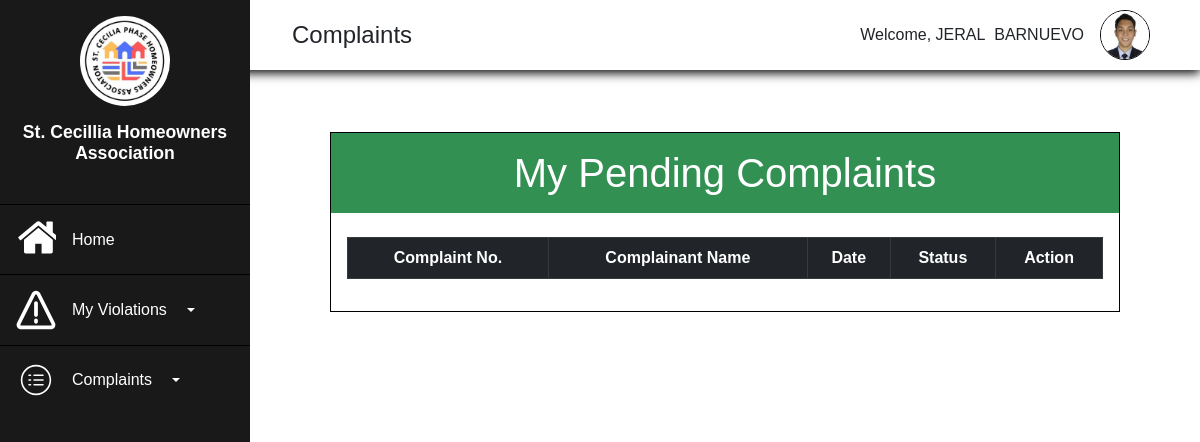
The page /Homeowners/PendingCom.php (signed in) on the database its author committed.
### tables this page shows
CREATE TABLE `homeowners` (
  `Homeowners_ID` int(11) NOT NULL,
  `Account_Number` varchar(255) NOT NULL,
  `First_Name` varchar(255) NOT NULL,
  `Last_Name` varchar(255) NOT NULL,
  `Gender` varchar(255) NOT NULL,
  `Age` int(255) NOT NULL,
  `ContactNo` varchar(255) NOT NULL,
  `Address` varchar(255) NOT NULL,
  `Birthdate` date NOT NULL,
  `Email` varchar(255) NOT NULL,
  `Image` varchar(255) NOT NULL,
  `Password` varchar(255) NOT NULL,
  `Confirm_Password` varchar(255) NOT NULL,
  `VerificationCode` varchar(255) NOT NULL,
  `verified` int(10) NOT NULL DEFAULT 0,
  `date_registered` datetime NOT NULL DEFAULT current_timestamp()
);

### Homeowners/PendingCom.php (the view, shortened to what this page needs)
<?php
    require("../Admin/process.php");
?>
<!DOCTYPE html>
<html lang="en">
<head>
    <link rel="stylesheet" href="https://use.fontawesome.com/releases/v5.15.4/css/all.css">
    <link rel="stylesheet" href="all.css">
    <link href="https://cdn.jsdelivr.net/npm/bootstrap@5.1.3/dist/css/bootstrap.min.css" rel="stylesheet">
    <link rel="stylesheet" href="homeowners-dash.css">
    <link rel="stylesheet" type="text/css" href="https://cdnjs.cloudflare.com/ajax/libs/twitter-bootstrap/5.1.3/css/bootstrap.min.css"/>
    <link rel="stylesheet" type="text/css" href="https://cdn.datatables.net/v/bs5/jszip-2.5.0/dt-1.12.1/b-2.2.3/b-colvis-2.2.3/b-html5-2.2.3/b-print-2.2.3/datatables.min.css"/>
</head>
<body>
    <?php
    if(!empty($_SESSION['Homeowners_ID'])){
        $HomeownersID=$_SESSION['Homeowners_ID'];
        $result=mysqli_query($conn, "SELECT*FROM homeowners WHERE Homeowners_ID='$HomeownersID'");
        $row=mysqli_fetch_assoc($result);
    }
?>
    <div class="main">
    <div class="side">
        <div class="logo">
            <img src="../Assets/logo.jpg" alt="" width="90px">
            <h2>St. Cecillia Homeowners Association</h2>
        </div>
        <div class="button">
            <ul class="side-button">
                <a href="Homeowners-dash.php"><button class="buttn">
                    <p>Home</p>
                </button></a>
                <button class="buttn buttn-primary dropdown-toggle" data-bs-toggle="dropdown">
                    <p>My Violations</p>
                </button>
                <button type="button" class="buttn buttn-primary dropdown-toggle" data-bs-toggle="dropdown">
                    <p>Complaints</p>
                </button>
            </ul>
        </div>
    </div>
    <div class="top">
        <div class="burger">
            <p>Complaints</p>
        </div>
        <div class="profile">
        <div class="welcome"><p>Welcome, <?php echo $row['First_Name'], "&nbsp;&nbsp;",$row['Last_Name']; ?></p></div>
        <div class="image" onclick="Dropmenu();">
                <img src="../Register/imgs/<?php echo $row['Image']; ?>" alt="" width="50px">
            </div>
        </div>
    </div>
    <div class="body content">
    <div class="container11">
        <div class="table-violations">
        <h1>My Pending Complaints</h1>
        <div class="table-1">
        <table class="table table-bordered table-hover" id="mytable" >
            <thead class="table-dark">
            <th class="text-center">Complaint No.</th>
            <th class="text-center">Complainant Name</th>
            <th class="text-center">Date</th>
            <th class="text-center">Status</th>
            <th class="text-center">Action</th>
            </thead>
        </table>
    </div>
    </div>
    </div>
    </div>
</div>
</body>
</html>

### Homeowners/all.css (style rules this page uses)
* { box-sizing: border-box; margin:0; padding:0; font-family: 'Poppins', sans-serif; }
:root { --side:#191919; --top:#ffffff; --body:#ffffff; --font-text:#000000; --main-color:#59CE8F; --secondary:#319052; --hover:#65C18C; }
html,body { height: 100%; width:100%; padding:0; margin: 0; }
.main { display: grid; grid-template-columns: 250px 1fr; grid-template-rows: 100px 1fr; grid-template-areas: "side head head" "side body body" "side body body"; height: 100vh; width: 100%; }
.side { grid-area:side; display: flex; flex-direction: column; align-items: center; gap:1rem; background:var(--side); padding:0; width:100%; height: 100%; max-width: 250px; z-index: 999; position: fixed; top:0; left:0; }
.side>.logo { display: flex; flex-direction: column; align-items: center; justify-content: center; text-align: center; gap:1rem; padding:1rem; }
.side>.logo>h2 { font-size:1.1rem; font-weight: 600; color: #FFFFFF; }
.side>.logo>img { border-radius:100%; }
svg { fill:#FFFFFF; width: 40px; height: 50px; }
.side-button { padding:0; margin:0; display: flex; flex-direction: column; }
.button { width: 100%; }
.buttn { width: 100%; padding:.6rem; background-color:var(--side); color:#FFFFFF; border-top:1px solid black; border-left:none; border-right:none; border-bottom: none; display:flex; align-items: center; transition: .5s; }
.button>.side-button>a { text-decoration: none; }
.button>.side-button>a>.buttn { display: flex; align-items: center; justify-content: flex-start; gap:1rem; font-size: 1rem; text-align:center; padding-left:1rem; }
.button>.side-button>a>.buttn>p { padding:0; margin:0; }
.buttn { display: flex; align-items: center; padding-left:1rem; gap:1rem; font-size: 1rem; text-align:center; }
.buttn>p { margin:0; padding:0; }
.top { grid-area:head; display: flex; align-items: center; justify-content: space-between; padding: 1rem 1rem; background:var(--top); box-shadow:0 3px 10px black ; position: fixed; top:0; left:0; height:80px; z-index:90; width:100%; height: 70px; padding-left:260px; padding-right:50px; }
.burger { display: flex; flex-direction: row; align-items: center; gap:1rem; padding-left:2rem; }
.top>.profile { display: flex; align-items: center; gap:1rem; }
.top>.burger>p { margin:0; font-size: 1.5rem; }
.top>.profile>.welcome { display: flex; align-items: center; justify-content: center; }
.top>.profile>.welcome>p { margin:0; }
.top>.profile>.image { border: 1px black solid; width: 50px; height: 50px; border-radius: 100%; position: relative; overflow: hidden; cursor:pointer; transition:1s; }
.top>.profile>.image>img { position: absolute; top:0; left:0; width: 100%; height: 100%; object-fit:cover; }
.container11 { width: 100%; display: flex; align-items: flex-start; justify-content: center; }
.container11>.table-violations { border: 1px solid black; max-width:1300px; margin:2rem 5rem; width: 100%; }
.container11>.table-violations>h1 { background-color: var(--secondary); padding:1rem; text-align: center; color:var(--body); }
.container11>.table-violations>.table-1 { padding:1rem; }

### Homeowners/homeowners-dash.css (style rules this page uses)
.content { display: flex; align-items: center; justify-content: flex-start; flex-direction: column; background-color: #ffffff; height:100%; width: 100%; padding-left:250px; padding-top: 100px; overflow: scroll; position:absolute; }

### rows shown on the page
homeowners: First_Name "JERAL", Last_Name "BARNUEVO", Image (picture)
